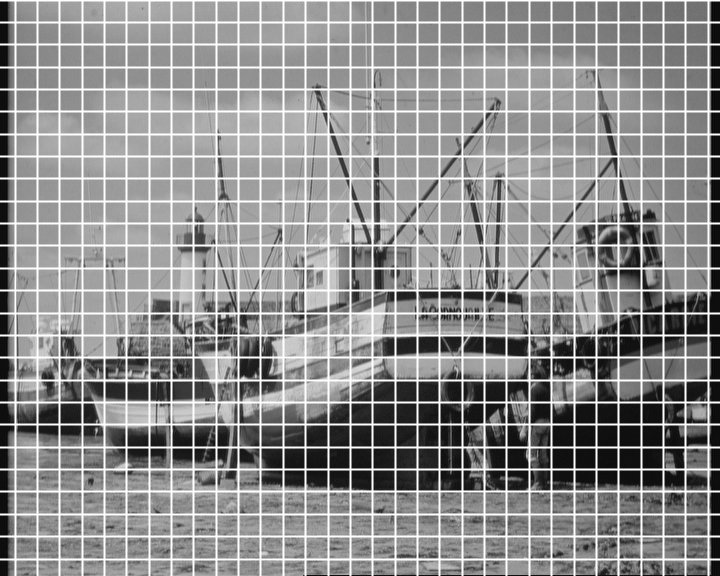
#> input picture boats_grid.jpg, 720 x 576 px
$ python demo.py
#> lines starting #> are read from the running program, lines starting #| are printed output that depends on the picture
### Transform.py
import numpy as np
from scipy.spatial import distance_matrix
from skimage.transform import warp

__all__ = ["TPSTransform", "CSRBFTransform"]

class BaseTransform():
    """
    Base transform for thin-plate spline transform and compactly support radial basis function
    for image registration.
    """
    def __init__(self):
        pass

    def transform(self, image, src, dst, **kwargs):
        """
        Given two matching sets of points, source and destination, this function
        transform the given image using TPS transform.

        Parameters
        ----------
        image : array_like
        src: source point set, array_like
        dst: destination point set, array_line

        Returns
        -------
        transformed image: array_like
        """
        src = np.asarray(src)
        dst = np.asarray(dst)

        if src.shape != dst.shape:
            raise ValueError(f"Shape of `src` and `dst` didn't match, {src.shape} != {dst.shape}")
        if src.shape[0] < 3 or dst.shape[0] < 3:
            raise ValueError("Need at least 3 points in in `src` and `dst`")

        n, d = dst.shape

        dist = distance_matrix(dst, dst) # skimage.transform.warp need inverse mapping
        K = self.kernel(dist)
        P = np.hstack([np.ones((n, 1)), dst])

        n_plus_d = n + d + 1
        L = np.zeros((n_plus_d, n_plus_d), dtype=np.float64)
        L[:n, :n] = K
        L[:n, n:] = P
        L[n:, :n] = P.T

        Y = np.vstack([src, np.zeros((d + 1, d))])

        try:
            W = np.linalg.solve(L, Y)
        except np.linalg.LinAlgError:
            raise RuntimeError("Matrix L is singular and cannot be solved")

        def mapping(coords):
            coords = np.array(coords)
            _n, _d = coords.shape
            if _d != d or coords.ndim != 2:
                raise ValueError(f"Input `coords` must have shape (N, {d})")
            dist = distance_matrix(coords, dst)
            K = self.kernel(dist)
            P = np.hstack([np.ones((_n, 1)), coords])
            return np.matmul(np.hstack([K, P]), W)

        warped = warp(image, mapping, **kwargs).astype(image.dtype)
        return warped

    def kernel(self, r):
        pass

class TPSTransform(BaseTransform):
    """
    Thin-plate spline (TPS) transform.

    Given two matching sets of points, source and destination, this class
    transform the given image using TPS transform.

    Modified from skimage.transform.ThinPlateSplineTransform class.
    https://github.com/scikit-image/scikit-image/blob/v0.25.2/skimage/transform/_thin_plate_splines.py

    Bookstein F L. Principal warps: Thin-plate splines and the decomposition of deformations.
    DOI: 10.1109/34.24792
    """
    def __init__(self):
        super().__init__()

    @staticmethod
    def kernel(r):
        r_sq = r**2
        return r_sq * np.log(r_sq + 1e-8)

class CSRBFTransform(BaseTransform):
    """
    Compactly support radial basis function (CSRBF) transform.

    Given two matching sets of points, source and destination, this class
    transform the given image using CSRBF transform.

    Fornefett M, Rohr K, Stiehl H S. Radial basis functions with compact support for
    elastic registration of medical images.
    DOI: https://doi.org/10.1016/S0262-8856(00)00057-3
    """
    def __init__(self, R = 50):
        super().__init__()
        self.R = R # the radius of locality

    def setRadius(self, R):
        self.R = R

    def kernel(self, r):
        r = np.asarray(r)
        _r = r/self.R
        mask = _r < 1.0
        phi = np.zeros_like(_r)
        phi[mask] = (1 - _r[mask])**4 * (4 * _r[mask] + 1)
        return phi

### demo.py
if __name__ == "__main__":
    from skimage.io import imread, imsave
    from Transform import TPSTransform, CSRBFTransform

    img = imread("boats_grid.jpg")
#> img is the input picture: shape (576, 720); min 0, max 255, mean 142.7
    h, w = img.shape
#> h = 576; w = 720
    anchor = [[0,0], [w, 0], [0, h], [w, h]] # anchor at four corner of image
#> anchor = [[0, 0], [720, 0], [0, 576], [720, 576]]

    # expand and shrink at two location
    src = [[145, 130], [220, 130], [145, 180], [220, 180], [410, 317], [604, 314], [413, 471], [605, 472]]
    dst = [[115, 90],  [265, 90],  [115, 245], [270, 245], [445, 350], [570, 350], [445, 445], [570, 445]]
    src += anchor
    dst += anchor

    tps = TPSTransform()
    warped = tps.transform(img, src, dst, order=0)
#> in transform, `warped = warp(image, mapping, **kwargs).astype(image.dtype)`:
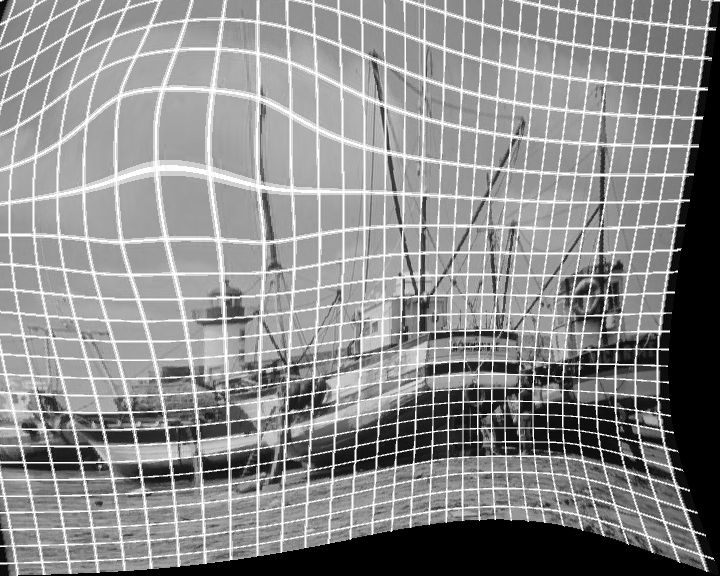
#> warped: shape (576, 720); min 0, max 255, mean 139.1
    imsave("boats_tps.jpg", warped)

    csrbf = CSRBFTransform(200)
    warped = csrbf.transform(img, src, dst, order=0)
#> in transform (call 2), `warped = warp(image, mapping, **kwargs).astype(image.dtype)`:
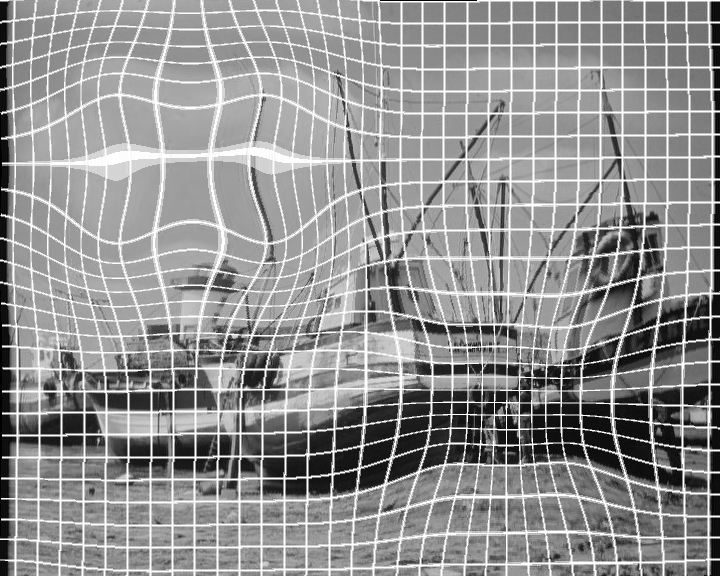
#> warped: shape (576, 720); min 0, max 255, mean 145.8
    imsave("boats_csrbf.jpg", warped)
